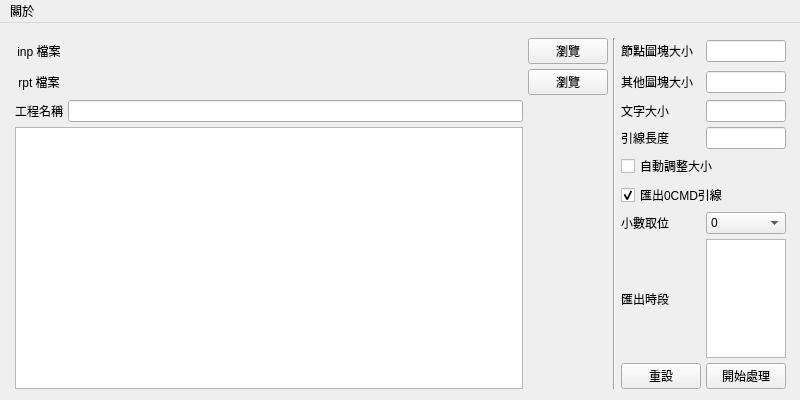
<?xml version="1.0" encoding="UTF-8"?>
<ui version="4.0">
 <class>MainWindow</class>
 <widget class="QMainWindow" name="MainWindow">
  <property name="geometry">
   <rect>
    <x>0</x>
    <y>0</y>
    <width>800</width>
    <height>400</height>
   </rect>
  </property>
  <property name="minimumSize">
   <size>
    <width>800</width>
    <height>400</height>
   </size>
  </property>
  <property name="maximumSize">
   <size>
    <width>800</width>
    <height>400</height>
   </size>
  </property>
  <property name="windowTitle">
   <string>epa2HydChart</string>
  </property>
  <property name="windowIcon">
   <iconset>
    <normaloff>icon.ico</normaloff>icon.ico</iconset>
  </property>
  <widget class="QWidget" name="centralwidget">
   <widget class="QWidget" name="gridLayoutWidget">
    <property name="geometry">
     <rect>
      <x>10</x>
      <y>10</y>
      <width>781</width>
      <height>361</height>
     </rect>
    </property>
    <layout class="QGridLayout" name="gridLayout" columnstretch="1,10,1,1,1,1">
     <property name="leftMargin">
      <number>5</number>
     </property>
     <property name="topMargin">
      <number>5</number>
     </property>
     <property name="rightMargin">
      <number>5</number>
     </property>
     <property name="bottomMargin">
      <number>5</number>
     </property>
     <property name="spacing">
      <number>5</number>
     </property>
     <item row="1" column="1">
      <widget class="QLabel" name="l_rpt_path">
       <property name="text">
        <string/>
       </property>
      </widget>
     </item>
     <item row="0" column="3" rowspan="9">
      <widget class="Line" name="line">
       <property name="orientation">
        <enum>Qt::Vertical</enum>
       </property>
      </widget>
     </item>
     <item row="2" column="1">
      <widget class="QLineEdit" name="l_projName">
       <property name="alignment">
        <set>Qt::AlignLeading|Qt::AlignLeft|Qt::AlignVCenter</set>
       </property>
      </widget>
     </item>
     <item row="3" column="5">
      <widget class="QLineEdit" name="l_leader_distance">
       <property name="text">
        <string/>
       </property>
      </widget>
     </item>
     <item row="0" column="4">
      <widget class="QLabel" name="label_5">
       <property name="text">
        <string>節點圖塊大小</string>
       </property>
      </widget>
     </item>
     <item row="1" column="5">
      <widget class="QLineEdit" name="l_block_size">
       <property name="text">
        <string/>
       </property>
      </widget>
     </item>
     <item row="7" column="5">
      <widget class="QListWidget" name="list_hrs">
       <property name="selectionMode">
        <enum>QAbstractItemView::MultiSelection</enum>
       </property>
      </widget>
     </item>
     <item row="8" column="5">
      <widget class="QPushButton" name="b_draw">
       <property name="text">
        <string>開始處理</string>
       </property>
      </widget>
     </item>
     <item row="8" column="4">
      <widget class="QPushButton" name="b_reset">
       <property name="text">
        <string>重設</string>
       </property>
      </widget>
     </item>
     <item row="4" column="4" colspan="2">
      <widget class="QCheckBox" name="checkBox">
       <property name="text">
        <string>自動調整大小</string>
       </property>
      </widget>
     </item>
     <item row="1" column="0">
      <widget class="QLabel" name="label_2">
       <property name="text">
        <string>rpt 檔案</string>
       </property>
       <property name="alignment">
        <set>Qt::AlignCenter</set>
       </property>
      </widget>
     </item>
     <item row="0" column="0">
      <widget class="QLabel" name="label">
       <property name="text">
        <string>inp 檔案</string>
       </property>
       <property name="alignment">
        <set>Qt::AlignCenter</set>
       </property>
      </widget>
     </item>
     <item row="6" column="5">
      <widget class="QComboBox" name="comboBox_digits">
       <item>
        <property name="text">
         <string>0</string>
        </property>
       </item>
       <item>
        <property name="text">
         <string>0.0</string>
        </property>
       </item>
       <item>
        <property name="text">
         <string>0.00</string>
        </property>
       </item>
       <item>
        <property name="text">
         <string>0.000</string>
        </property>
       </item>
       <item>
        <property name="text">
         <string>0.0000</string>
        </property>
       </item>
      </widget>
     </item>
     <item row="0" column="2">
      <widget class="QPushButton" name="b_browser_inp">
       <property name="text">
        <string>瀏覽</string>
       </property>
      </widget>
     </item>
     <item row="3" column="0" rowspan="6" colspan="2">
      <widget class="QTextBrowser" name="browser_log">
       <property name="html">
        <string>&lt;!DOCTYPE HTML PUBLIC &quot;-//W3C//DTD HTML 4.0//EN&quot; &quot;http://www.w3.org/TR/REC-html40/strict.dtd&quot;&gt;
&lt;html&gt;&lt;head&gt;&lt;meta name=&quot;qrichtext&quot; content=&quot;1&quot; /&gt;&lt;meta charset=&quot;utf-8&quot; /&gt;&lt;style type=&quot;text/css&quot;&gt;
p, li { white-space: pre-wrap; }
hr { height: 1px; border-width: 0; }
li.unchecked::marker { content: &quot;\2610&quot;; }
li.checked::marker { content: &quot;\2612&quot;; }
&lt;/style&gt;&lt;/head&gt;&lt;body style=&quot; font-family:'Microsoft JhengHei UI'; font-size:9pt; font-weight:400; font-style:normal;&quot;&gt;
&lt;p style=&quot;-qt-paragraph-type:empty; margin-top:0px; margin-bottom:0px; margin-left:0px; margin-right:0px; -qt-block-indent:0; text-indent:0px; font-family:'PMingLiU';&quot;&gt;&lt;br /&gt;&lt;/p&gt;&lt;/body&gt;&lt;/html&gt;</string>
       </property>
      </widget>
     </item>
     <item row="3" column="4">
      <widget class="QLabel" name="label_7">
       <property name="text">
        <string>引線長度</string>
       </property>
      </widget>
     </item>
     <item row="2" column="0">
      <widget class="QLabel" name="label_4">
       <property name="text">
        <string>工程名稱</string>
       </property>
       <property name="alignment">
        <set>Qt::AlignCenter</set>
       </property>
      </widget>
     </item>
     <item row="0" column="1">
      <widget class="QLabel" name="l_inp_path">
       <property name="text">
        <string/>
       </property>
      </widget>
     </item>
     <item row="1" column="2">
      <widget class="QPushButton" name="b_browser_rpt">
       <property name="text">
        <string>瀏覽</string>
       </property>
      </widget>
     </item>
     <item row="0" column="5">
      <widget class="QLineEdit" name="l_joint_size">
       <property name="mouseTracking">
        <bool>true</bool>
       </property>
      </widget>
     </item>
     <item row="5" column="4" colspan="2">
      <widget class="QCheckBox" name="chk_export_0cmd">
       <property name="text">
        <string>匯出0CMD引線</string>
       </property>
       <property name="checked">
        <bool>true</bool>
       </property>
      </widget>
     </item>
     <item row="2" column="4">
      <widget class="QLabel" name="label_6">
       <property name="text">
        <string>文字大小</string>
       </property>
      </widget>
     </item>
     <item row="6" column="4">
      <widget class="QLabel" name="label_9">
       <property name="text">
        <string>小數取位</string>
       </property>
      </widget>
     </item>
     <item row="2" column="5">
      <widget class="QLineEdit" name="l_text_size">
       <property name="text">
        <string/>
       </property>
      </widget>
     </item>
     <item row="1" column="4">
      <widget class="QLabel" name="label_8">
       <property name="text">
        <string>其他圖塊大小</string>
       </property>
      </widget>
     </item>
     <item row="8" column="2">
      <widget class="QLabel" name="l_progress">
       <property name="text">
        <string/>
       </property>
      </widget>
     </item>
     <item row="7" column="4">
      <widget class="QLabel" name="label_3">
       <property name="text">
        <string>匯出時段</string>
       </property>
      </widget>
     </item>
    </layout>
   </widget>
  </widget>
  <widget class="QMenuBar" name="menubar">
   <property name="geometry">
    <rect>
     <x>0</x>
     <y>0</y>
     <width>800</width>
     <height>22</height>
    </rect>
   </property>
   <widget class="QMenu" name="menu">
    <property name="title">
     <string>關於</string>
    </property>
    <addaction name="action11"/>
   </widget>
   <addaction name="menu"/>
  </widget>
  <action name="action11">
   <property name="text">
    <string>版本</string>
   </property>
  </action>
 </widget>
 <tabstops>
  <tabstop>b_browser_inp</tabstop>
  <tabstop>b_browser_rpt</tabstop>
  <tabstop>l_block_size</tabstop>
  <tabstop>l_text_size</tabstop>
  <tabstop>l_leader_distance</tabstop>
 </tabstops>
 <resources/>
 <connections/>
</ui>
